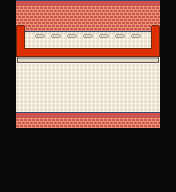

Rendered tile map (Tiled .tmx) drawn with the repository's tilesets; below, a short description and the map source with its tile grids summarised:
An orthogonal 11x12 tile map with 16x16 px tiles, 6 tile layers (Walkable, Other, Collisions, Other, ...), 4 tilesets and 4 objects (3x teleport on push, bot).

<map version="1.0" orientation="orthogonal" width="11" height="12" tilewidth="16" tileheight="16">
 <tileset firstgid="1" source="../tileset/inside-terra.tsx" />
 <tileset firstgid="1025" source="../tileset/invisible.tsx" />
 <tileset firstgid="1041" source="../tileset/inside-decoration.tsx" />
 <tileset firstgid="2065" name="1" tilewidth="16" tileheight="16">
  <image source="../tileset/inside-mobilier.png" trans="000000" width="512" height="512" />
  <tile id="32">
   <properties>
    <property name="Grass" value="true" />
   </properties>
  </tile>
  <tile id="837">
   <properties>
    <property name="Reflection" value="true" />
   </properties>
  </tile>
  <tile id="838">
   <properties>
    <property name="Reflection" value="true" />
   </properties>
  </tile>
  <tile id="839">
   <properties>
    <property name="Reflection" value="true" />
   </properties>
  </tile>
  <tile id="869">
   <properties>
    <property name="Reflection" value="true" />
   </properties>
  </tile>
  <tile id="870">
   <properties>
    <property name="Reflection" value="true" />
   </properties>
  </tile>
  <tile id="871">
   <properties>
    <property name="Reflection" value="true" />
   </properties>
  </tile>
  <tile id="901">
   <properties>
    <property name="Reflection" value="true" />
   </properties>
  </tile>
  <tile id="902">
   <properties>
    <property name="Reflection" value="true" />
   </properties>
  </tile>
  <tile id="903">
   <properties>
    <property name="Reflection" value="true" />
   </properties>
  </tile>
  <tile id="934">
   <properties>
    <property name="Reflection" value="true" />
   </properties>
  </tile>
  <tile id="935">
   <properties>
    <property name="Reflection" value="true" />
   </properties>
  </tile>
  <tile id="966">
   <properties>
    <property name="Reflection" value="true" />
   </properties>
  </tile>
  <tile id="967">
   <properties>
    <property name="Reflection" value="true" />
   </properties>
  </tile>
 </tileset>
 <layer name="Walkable" width="11" height="12">
  <data>[132 cells, 77 non-empty, 4 distinct tile ids]</data>
 </layer>
 <layer name="Other" width="11" height="12">
  <data>[132 cells, 0 non-empty, 0 distinct tile ids]</data>
 </layer>
 <layer name="Collisions" width="11" height="12">
  <data>[132 cells, 98 non-empty, 8 distinct tile ids]</data>
 </layer>
 <layer name="Other" width="11" height="12">
  <data>[132 cells, 0 non-empty, 0 distinct tile ids]</data>
 </layer>
 <layer name="WalkBehind" width="11" height="12">
  <data>[132 cells, 9 non-empty, 3 distinct tile ids]</data>
 </layer>
 <layer name="other" width="11" height="12">
  <data>[132 cells, 0 non-empty, 0 distinct tile ids]</data>
 </layer>
 <objectgroup name="Moving" width="11" height="12">
  <object name="teleport on push" type="teleport on push" gid="1027" x="0" y="96">
   <properties>
    <property name="map" value="../world/-1.6" />
    <property name="x" value="25" />
    <property name="y" value="11" />
   </properties>
  </object>
  <object name="teleport on push" type="teleport on push" gid="1027" x="160" y="96">
   <properties>
    <property name="map" value="../world/0.6" />
    <property name="x" value="25" />
    <property name="y" value="11" />
   </properties>
  </object>
  <object name="teleport on push" type="teleport on push" gid="1027" x="160" y="96">
   <properties>
    <property name="map" value="../world/0.6" />
    <property name="x" value="4" />
    <property name="y" value="11" />
   </properties>
  </object>
 </objectgroup>
 <objectgroup name="Object" width="11" height="12">
  <object type="bot" gid="1027" x="80" y="48">
   <properties>
    <property name="file" value="../bots.xml" />
    <property name="id" value="1" />
    <property name="lookAt" value="bottom" />
    <property name="skin" value="guardian" />
   </properties>
  </object>
 </objectgroup>
</map>
